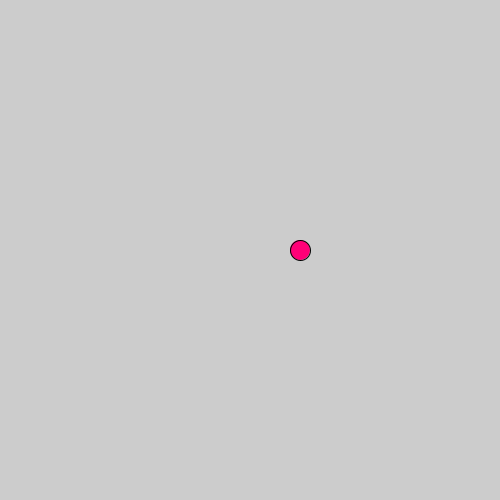
Frame 1 (no input)
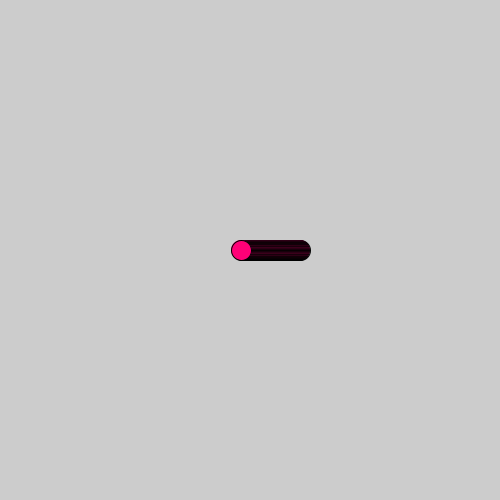
Frame 60 (the mouse pressed at the canvas centre just before this capture)
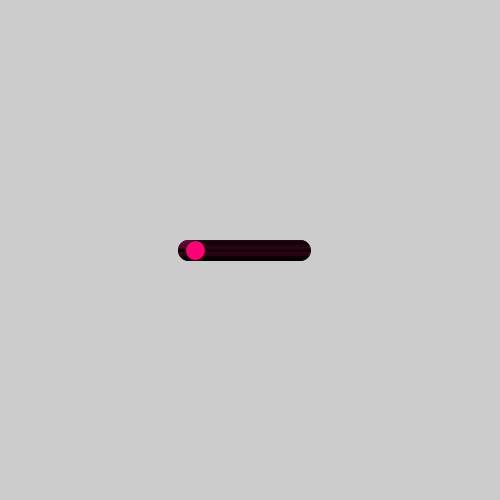
Frame 120 (the mouse held since frame 60 and released just before this capture)

The Processing sketch that drew these frames (run headless with seeded random() and noise(); from frame 60 on, the mouse is pressed at the canvas centre):

// Processing sketch: processing_34028
// ── processing_34028.pde

int time=0;
int timeback =2000;
int timego=2000;
Boolean circlerun = false;
int lastsavedtime;
int drawcircle;
int velx=0;


void setup(){
size(500,500);
lastsavedtime = millis();

}


void draw() {
   
  drawcircle(300,height/2,20,color(255,0,119));
  
}

void drawcircle(int circx, int circy, int circdia, color c){
 
  fill(c);
  circx+=velx;
  ellipseMode(CENTER);
  ellipse(circx,circy,circdia,circdia);


  if (circlerun ==true){
      velx++;
      if(timego<millis()-lastsavedtime){
         circlerun= false;
        lastsavedtime= millis();
      
    }
  }
  else{
   velx--;
  if(timeback<millis()-lastsavedtime){
  circlerun=true;
  lastsavedtime= millis();
 
  
  }
  }



}
